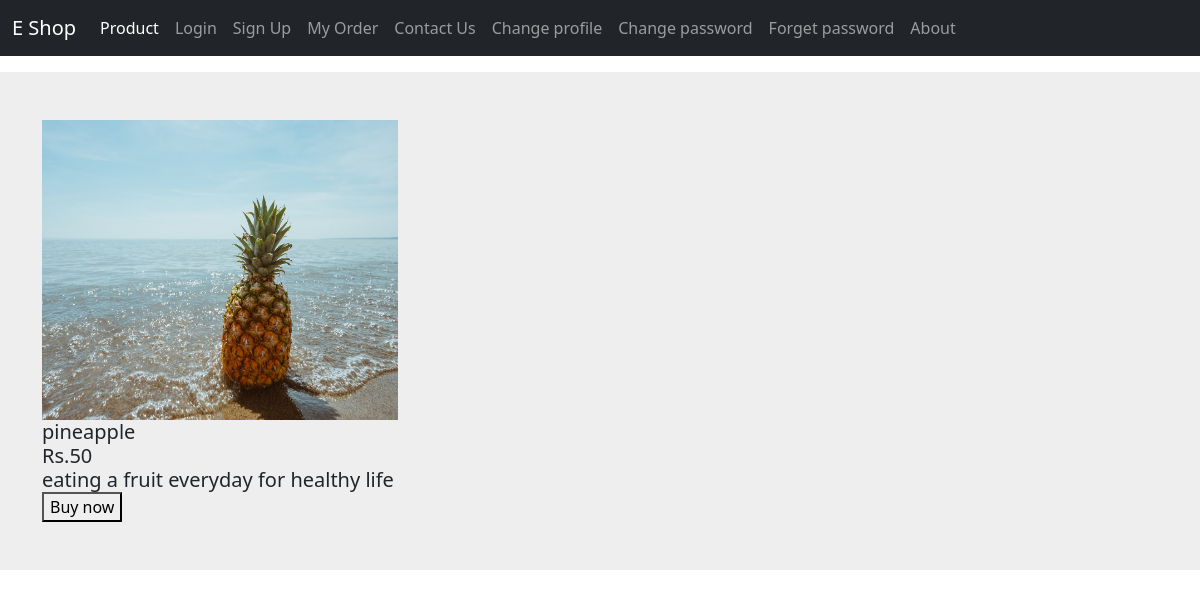
The page /product-get/3 on the database its author committed.
### app1/models.py (models this page shows, shortened)
class Product(models.Model):
    category=models.ForeignKey(Category, on_delete=models.CASCADE)
    name=models.CharField(max_length=200)
    productimage=models.ImageField(upload_to='product')
    price=models.IntegerField()
    productdescription=models.TextField(default="")
    productquantity=models.IntegerField(null=True)

### app1/views.py (the view)
# urls.py: path('product-get/<int:id>',product_get,name='productget'),
def product_get(request,id):
    data=Product.objects.get(id=id)
    return render(request,'singleproduct.html',{'abc':data})

### app1/templates/singleproduct.html (shortened to what this page needs)
{% extends 'base.html' %}
{% block content %}
               <div class="col py-3">
                <section style="background-color: #eee;">
                    <div class="container py-5">
                        <div class="row">
                                <div class="col-md-2 col-lg-4 mb-4 mb-lg-0">
                                        <img src="{{abc.productimage.url}}"
                                            class="card-img-top" height="300px" alt="Laptop" />
                                        <div class="card-body" style="align-self: center;">
                                            <h5 class="mb-0" style="align-self:center;">{{abc.name}}</h5>
                                            <h5 class="mb-0" style="align-self:center;">Rs.{{abc.price}}</h5>
                                            <h5 class="mb-0" style="align-self:center;">{{abc.productdescription}}</h5>
                                        </div>
                                    </div>
                                </div>
                                <form method="POST" action="{% url 'buy' %}">
                                    <button type="submit">Buy now</button>
                                </form>
                    </div>
                </section>
            </div>
                {% endblock %}

### rows shown on the page
Product: productimage (picture), name "pineapple", price "50", productdescription "eating a fruit everyday for healthy life"
